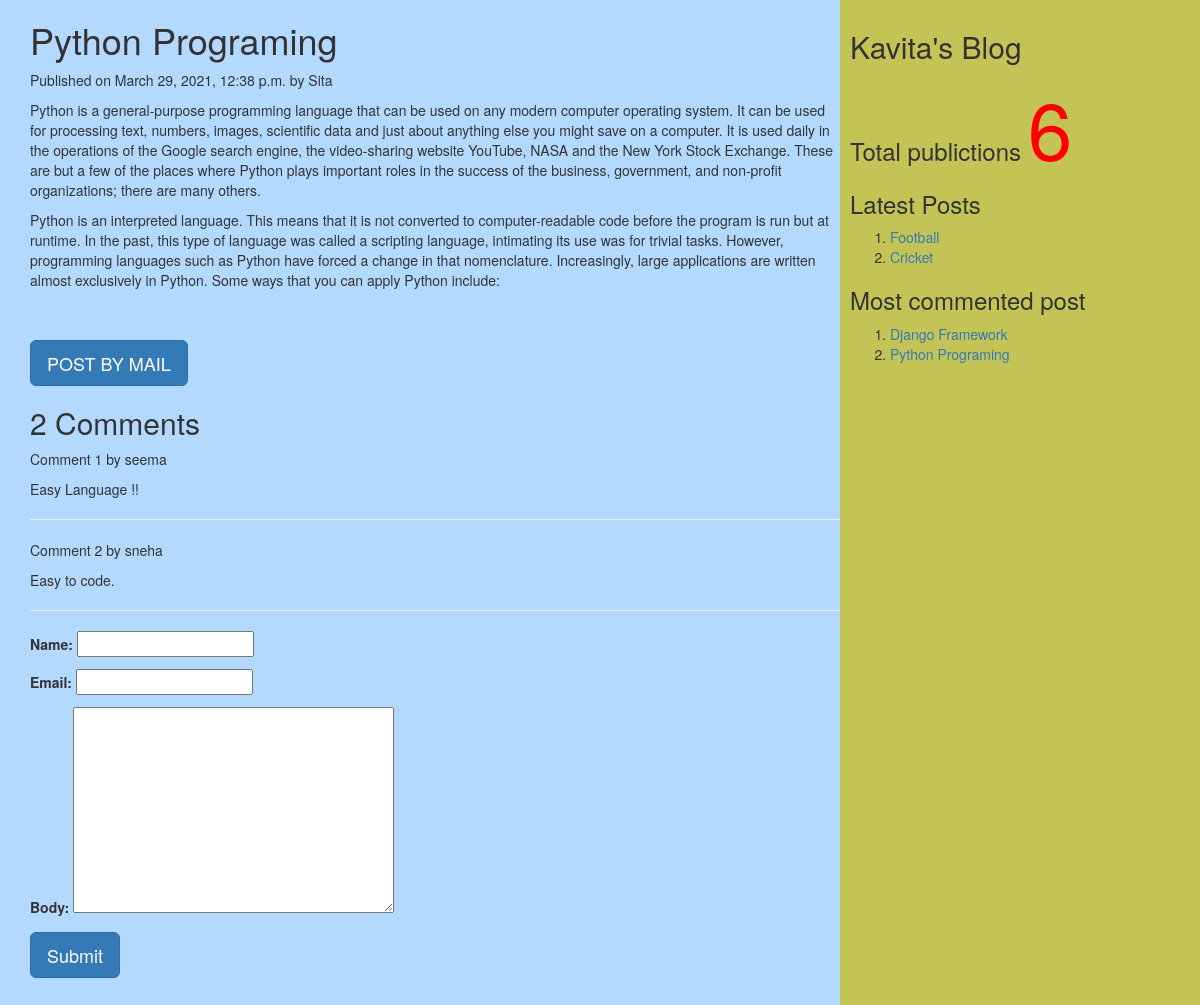
The app's page /2021/03/29/python-programing with its own data.
### myApp/models.py (models this page shows, shortened)
class Post(models.Model):
          tags=TaggableManager()
          STATUS_CHOICES=(('draft','Draft'),('published','Published'))
          title=models.CharField(max_length=256)
          slug=models.SlugField(max_length=264,unique_for_date='publish')
          author=models.ForeignKey(User,related_name='blog_posts',on_delete= models.CASCADE)
          body=models.TextField()
          publish=models.DateTimeField(default=timezone.now)
          created=models.DateTimeField(auto_now_add=True)
          updated=models.DateTimeField(auto_now=True)
          status= models.CharField(max_length=10,choices=STATUS_CHOICES,default='draft')
          objects=CustomManager()
          class Meta:
                ordering=('-publish',)
          def get_absolute_url(self):
                return reverse('post_detail',args=[self.publish.year,self.publish.strftime('%m'),self.publish.strftime('%d'),self.slug])

class Comment(models.Model):
    post=models.ForeignKey(Post,related_name="comments",on_delete=models.CASCADE)
    name=models.CharField(max_length=50)
    email=models.EmailField()
    body=models.TextField()
    created=models.DateTimeField(auto_now_add=True)
    updated=models.DateTimeField(auto_now=True)
    active=models.BooleanField(default=True)
    class Meta:
        ordering=('created',)

### myApp/views.py (the view, shortened to what this page needs)
# urls.py: url(r'(?P<year>\d{4})/(?P<month>\d{2})/(?P<day>\d{2})/(?P<post>[-\w]+)',views.post_detail_view,name='post_detail'),
def post_detail_view(request,year,month,day,post):
    post=get_object_or_404(Post,slug=post,publish__year=year,publish__month=month,publish__day=day)
    comments=post.comments.filter(active=True)
    csubmit=False
    form=CommentForm()
    d={'post':post,'form':form,'csubmit':csubmit,'comments':comments}
    return render(request,'myApp/post_detail.html',d)

### myApp/forms.py
class CommentForm(forms.ModelForm):
    class Meta:
        model=Comment
        fields=('name','email','body')

### myApp/models.py (called while the page is built)
    def get_queryset(self):
        return super().get_queryset().filter(status='published')

### myApp/templatetags/mytags.py (called while the page is built)
@register.simple_tag
def total_posts():
    return Post.objects.count()

@register.inclusion_tag('myApp/latest_post.html')
def show_latest_posts(count=3):
    latest_posts=Post.objects.order_by('-publish')[:count]
    return {'latest_posts':latest_posts}

@register.simple_tag
def get_most_commented_posts(count=2):
    return Post.objects.annotate(total_comments=Count('comments')).order_by('-total_comments')[:count]

### templates/myApp/post_detail.html (shortened to what this page needs)
<html>
    {%extends 'myApp/parent.html'%}
        {%block content_block%}
        <h1>{{post.title}}</h1>
        <p>Published on {{post.publish}} by {{post.author|title}}</p>
        {{post.body|linebreaks}} <br><br>
        <a href="/{{post.id}}/share" class='btn btn-lg btn-primary'>POST BY MAIL</a>
        {%with comments.count as comments_count%}
        <h2>{{comments_count}} Comment{{comments_count|pluralize}}</h2>
        {%endwith%}
        {%if comments%}
         {%for c in comments%}
         <p>Comment {{forloop.counter}} by {{c.name}}</p>
        <div>{{c.body|linebreaks}}</div>
        <hr>
        {%endfor%}
        {%else%}
         <p style="color:blue;font-size:30px;font-style:bold;border-bottom:1px red solid;">There are no comments</p>
        {%endif%}
         {%if csubmit%}
         <h2>Thank you..Your comment has been added successfully!!</h2>
         {%else%}
         <form  method="post">
           {{form.as_p}}
           <input type="submit" class='btn btn-lg btn-primary' value="Submit">
         </form>
         {%endif%}
        {%endblock%}

### templates/myApp/parent.html (shortened to what this page needs)
<html>
{%load mytags%}
    <head>
        <link rel="stylesheet" href="https://maxcdn.bootstrapcdn.com/bootstrap/3.3.7/css/bootstrap.min.css">
    </head>
    <body>
        <div class="content" style="width:70%;float:left;background-color:b3d9ff;height:300%;padding:0 0 0 30px">
              {%block content_block%}
              {%endblock%}
        </div>
        <div class="sidebar" style="width:30%;float:right;background-color:#c4c456;height:300%;padding:10px">
            <h2>Kavita's Blog</h2>
            <h3>Total publictions
              <span style="color:red;font-size:80px">
              {%total_posts%}</span>
              <h3>Latest Posts</h3>
              {% show_latest_posts 2 %}
              <h3>Most commented post</h3>
              {%get_most_commented_posts as m%}
              <ol>
                {%for post in m%}
                <li><a href="{{post.get_absolute_url}}">{{post.title}}</a></li>
                {%endfor%}
              </ol>
            </h3>
        </div>
    </body>
</html>

### templates/myApp/latest_post.html
<!DOCTYPE html>
<html lang="en" dir="ltr">
  <body>
    <ol>
    {%for post in latest_posts%}
    <li><a href="{{post.get_absolute_url}}">{{post.title}}</a></li>
    {%endfor%}
    </ol>
  </body>
</html>

### records on screen
Post: title "Python Programing", publish "March 29, 2021, 12:38 p.m.", author "Sita", body "Python is a general-purpose programming language that can be used on any modern computer operating system. It can be used for processing text, numbers, images, scientific data and just about anything else you might save on a computer. It is used daily in the operations of the Google search engine, the video-sharing website YouTube, NASA and the New York Stock Exchange. These are but a few of the places where Python plays important roles in the success of the business, government, and non-profit organizations; there are many others. Python is an interpreted language. This means that it is not converted to computer-readable code before the program is run but at runtime. In the past, this type…"
Comment: name "seema", body "Easy Language !!"
Comment: name "sneha", body "Easy to code."
Post: title "Football"
Post: title "Cricket"
Post: title "Django Framework"

### other values on screen
{{ comments_count }} "2"
